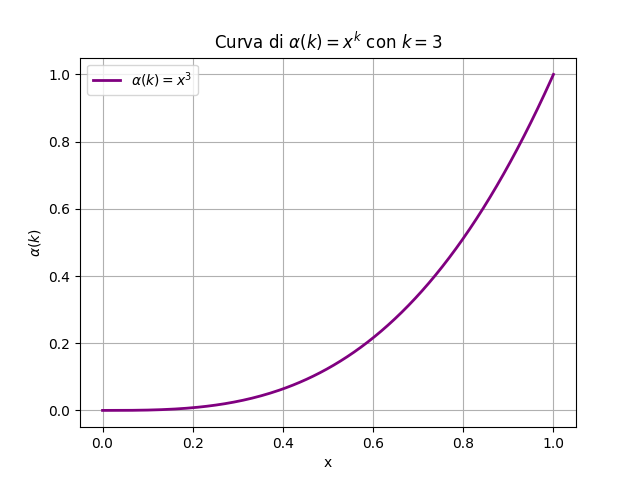

This chart was generated by the following Python code:
import matplotlib.pyplot as plt
import numpy as np

# Parametri
k = 3
x = np.linspace(0, 1, 200)
y = x**k

# Creazione del grafico con colore personalizzato
plt.plot(x, y, color="purple", label=r"$\alpha(k) = x^3$", linewidth=2)
plt.title(r"Curva di $\alpha(k) = x^k$ con $k = 3$")
plt.xlabel("x")
plt.ylabel(r"$\alpha(k)$")
plt.grid(True)
plt.legend()
plt.show()
